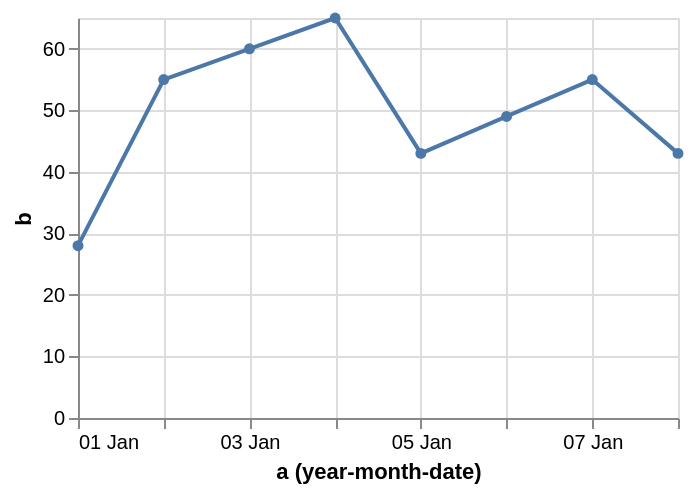

Express this chart as Vega-Lite.
### Vega specification from a JSON file in a GitHub repository (floating-point values rounded to 4 significant figures)
{"$schema": "https://vega.github.io/schema/vega/v5.json", "description": "Using window transform to impute missing values in a line chart by averaging the previous and next values.", "background": "white", "padding": 5, "width": 300, "height": 200, "style": "cell", "data": [{"name": "source_0", "values": [{"a": "Jan 1, 2000", "b": 28}, {"a": "Jan 2, 2000", "b": 55}, {"a": "Jan 3, 2000", "b": null}, {"a": "Jan 4, 2000", "b": 65}, {"a": "Jan 5, 2000", "b": 43}, {"a": "Jan 6, 2000", "b": null}, {"a": "Jan 7, 2000", "b": 55}, {"a": "Jan 8, 2000", "b": 43}]}, {"name": "data_0", "source": "source_0", "transform": [{"type": "formula", "expr": "toDate(datum[\"a\"])", "as": "a"}, {"type": "window", "params": [null, null], "as": ["prev", "next"], "ops": ["lag", "lead"], "fields": ["b", "b"], "sort": {"field": [], "order": []}}, {"type": "formula", "expr": "datum.b === null ? (datum.prev + datum.next)/2 : datum.b", "as": "b"}, {"field": "a", "type": "timeunit", "units": ["year", "month", "date"], "as": ["yearmonthdate_a", "yearmonthdate_a_end"]}]}, {"name": "data_1", "source": "data_0", "transform": [{"type": "filter", "expr": "(isDate(datum[\"yearmonthdate_a\"]) || (isValid(datum[\"yearmonthdate_a\"]) && isFinite(+datum[\"yearmonthdate_a\"]))) && isValid(datum[\"b\"]) && isFinite(+datum[\"b\"])"}]}], "marks": [{"name": "layer_0_marks", "type": "line", "style": ["line"], "sort": {"field": "x"}, "from": {"data": "data_0"}, "encode": {"update": {"stroke": {"value": "#4c78a8"}, "description": {"signal": "\"a (year-month-date): \" + (!isValid(datum[\"yearmonthdate_a\"]) || !isFinite(+datum[\"yearmonthdate_a\"]) ? \"\" + datum[\"yearmonthdate_a\"] : timeFormat(datum[\"yearmonthdate_a\"], '%d %b')) + \"; b: \" + (!isValid(datum[\"b\"]) || !isFinite(+datum[\"b\"]) ? \"\" + datum[\"b\"] : format(datum[\"b\"], \"\"))"}, "x": {"scale": "x", "field": "yearmonthdate_a"}, "y": {"scale": "y", "field": "b"}, "defined": {"signal": "isValid(datum[\"yearmonthdate_a\"]) && isFinite(+datum[\"yearmonthdate_a\"]) && isValid(datum[\"b\"]) && isFinite(+datum[\"b\"])"}}}}, {"name": "layer_1_marks", "type": "symbol", "style": ["point"], "from": {"data": "data_1"}, "encode": {"update": {"opacity": {"value": 1}, "fill": {"value": "#4c78a8"}, "ariaRoleDescription": {"value": "point"}, "description": {"signal": "\"a (year-month-date): \" + (!isValid(datum[\"yearmonthdate_a\"]) || !isFinite(+datum[\"yearmonthdate_a\"]) ? \"\" + datum[\"yearmonthdate_a\"] : timeFormat(datum[\"yearmonthdate_a\"], '%d %b')) + \"; b: \" + (!isValid(datum[\"b\"]) || !isFinite(+datum[\"b\"]) ? \"\" + datum[\"b\"] : format(datum[\"b\"], \"\"))"}, "x": {"scale": "x", "field": "yearmonthdate_a"}, "y": {"scale": "y", "field": "b"}}}}], "scales": [{"name": "x", "type": "time", "domain": {"fields": [{"data": "data_0", "field": "yearmonthdate_a"}, {"data": "data_1", "field": "yearmonthdate_a"}]}, "range": [0, {"signal": "width"}]}, {"name": "y", "type": "linear", "domain": {"fields": [{"data": "data_0", "field": "b"}, {"data": "data_1", "field": "b"}]}, "range": [{"signal": "height"}, 0], "nice": true, "zero": true}], "axes": [{"scale": "x", "orient": "bottom", "gridScale": "y", "grid": true, "tickCount": {"signal": "ceil(width/40)"}, "tickMinStep": {"signal": "datetime(2001, 0, 2, 0, 0, 0, 0) - datetime(2001, 0, 1, 0, 0, 0, 0)"}, "domain": false, "labels": false, "aria": false, "maxExtent": 0, "minExtent": 0, "ticks": false, "zindex": 0}, {"scale": "y", "orient": "left", "gridScale": "x", "grid": true, "tickCount": {"signal": "ceil(height/40)"}, "domain": false, "labels": false, "aria": false, "maxExtent": 0, "minExtent": 0, "ticks": false, "zindex": 0}, {"scale": "x", "orient": "bottom", "grid": false, "title": "a (year-month-date)", "format": "%d %b", "labelFlush": true, "labelOverlap": true, "tickCount": {"signal": "ceil(width/40)"}, "tickMinStep": {"signal": "datetime(2001, 0, 2, 0, 0, 0, 0) - datetime(2001, 0, 1, 0, 0, 0, 0)"}, "zindex": 0}, {"scale": "y", "orient": "left", "grid": false, "title": "b", "labelOverlap": true, "tickCount": {"signal": "ceil(height/40)"}, "zindex": 0}]}
